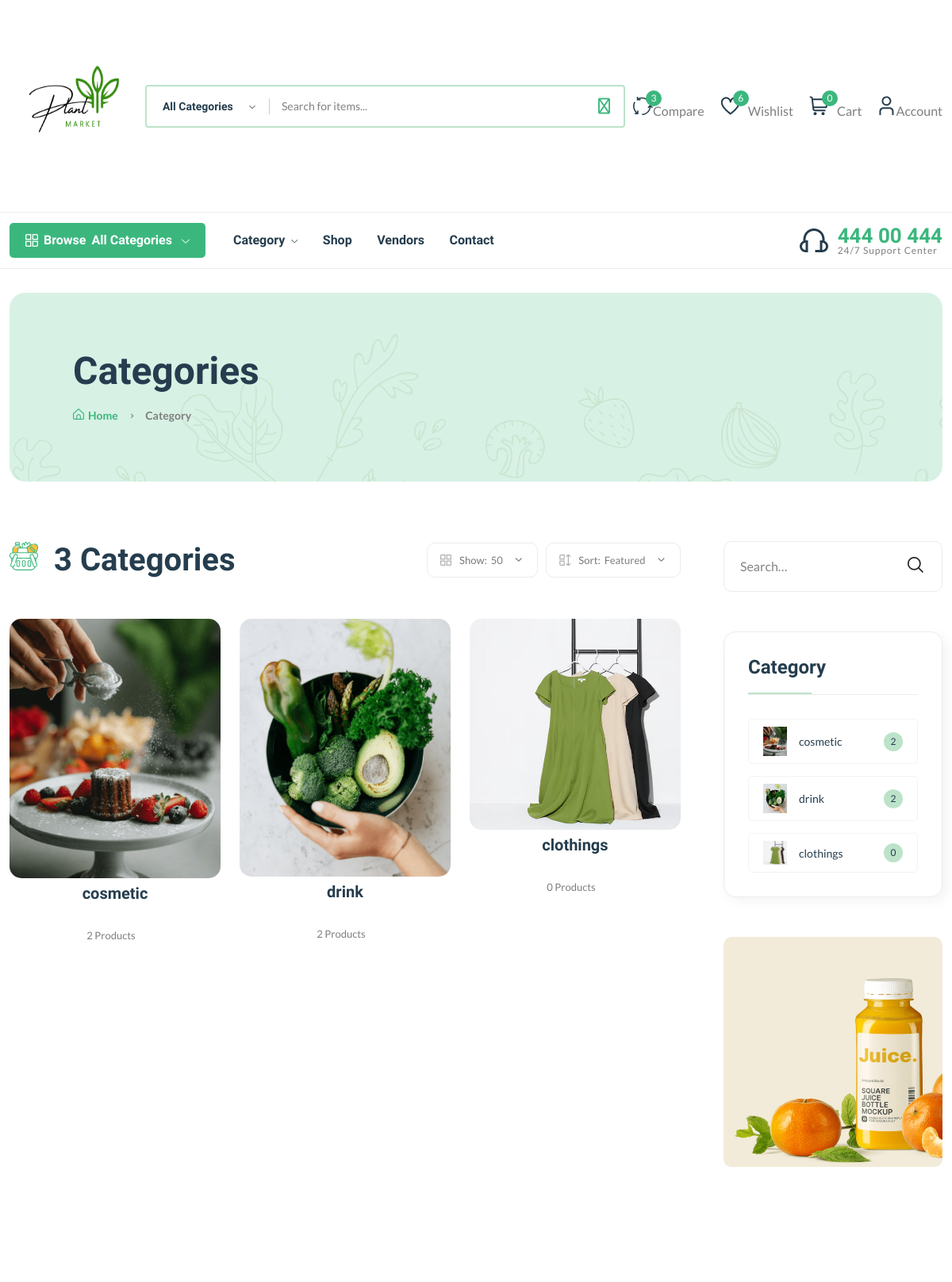
The app's page /category/ (upper part), older data.
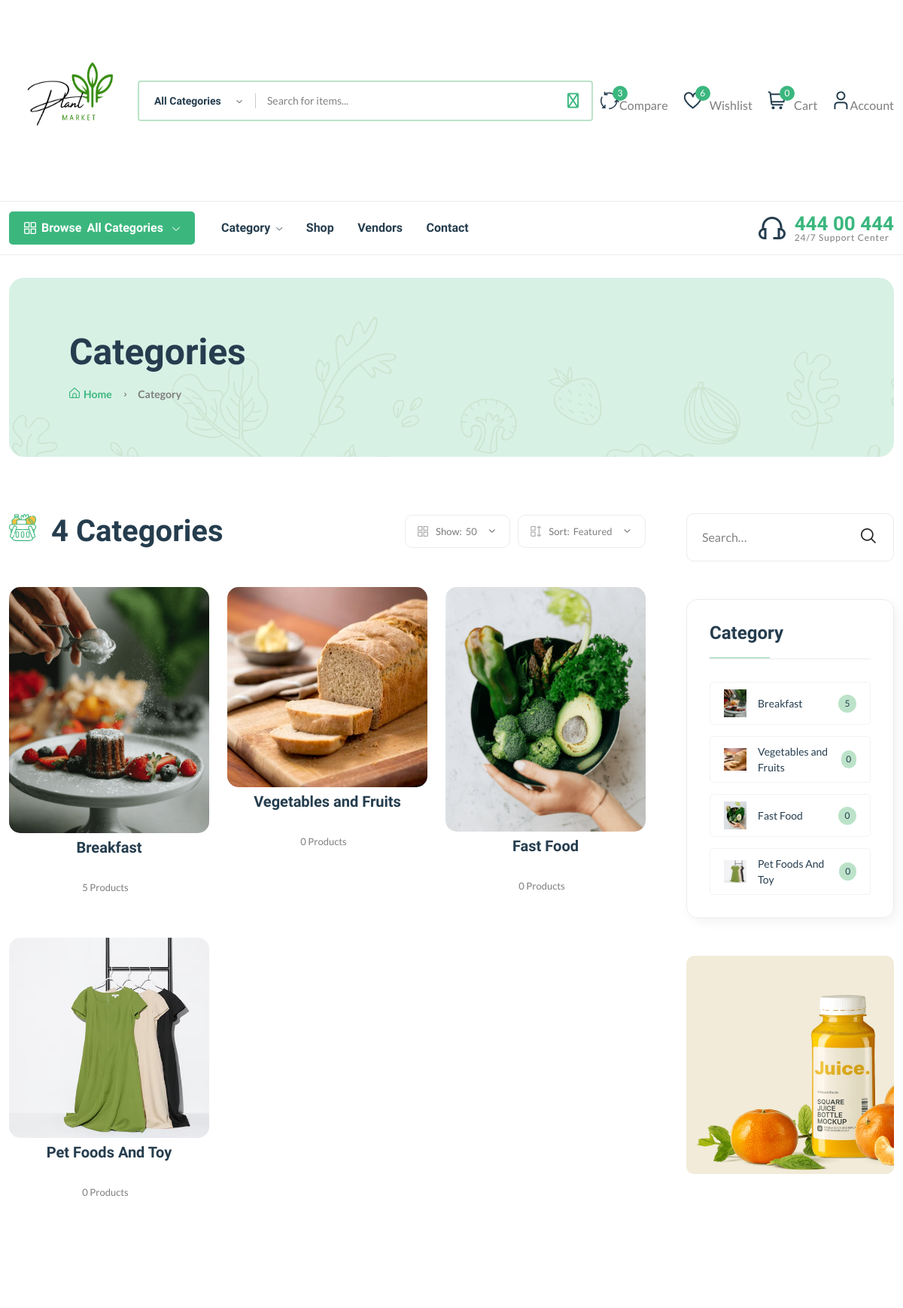
The same page, newer data.
### core/models.py (models this page shows, shortened)
class Category(models.Model):
    cid = ShortUUIDField(unique=True, length=10, max_length=20, prefix="cat", alphabet="abcdefgh12345")
    title = models.CharField(max_length=100, default="Food")
    image = models.ImageField(upload_to="category", default="category.jpg")
    class Meta:
        verbose_name_plural = "Categories"

### core/views.py (the view)
# urls.py: path("category/", category_list_view, name="category-list"),
def category_list_view(request):
    categories = Category.objects.all().annotate(product_count= Count("category"))
    context = {
        "categories": categories
    }
    return render(request,'core/category-list.html',context)

### core/context_processor.py (called while the page is built)
def default(request):
    categories = Category.objects.all()
    vendors = Vendor.objects.all()
    min_max_price = Product.objects.aggregate(Min("price"), Max("price"))
    try:
        address = Address.objects.get(user=request.user)
    except:
        address = None
    return {
        'categories':categories,
        'address':address,
        'vendors':vendors,
        'min_max_price':min_max_price,
    }

### templates/core/category-list.html (shortened to what the changed rows need)
{% extends 'partials/base.html' %}
{% load static %}
{% block content %}
    <main class="main">
        <div class="page-header mt-30 mb-75">
            <div class="container">
                <div class="archive-header">
                    <div class="row align-items-center">
                        <div class="col-xl-3">
                            <h1 class="mb-15">Categories</h1>
                        </div>
                    </div>
                </div>
            </div>
        </div>
        <div class="page-content mb-50">
            <div class="container">
                <div class="row">
                    <div class="col-lg-9">
                        <div class="shop-product-fillter mb-50 pr-30">
                            <div class="totall-product">
                                <h2>
                                    <img class="w-36px mr-10" src="assets/imgs/theme/icons/category-1.svg" alt="" />
                                    {{categories.count}} Categories
                                </h2>
                            </div>
                        </div>
                        <div class="loop-grid pr-30">
                            <div class="row">
                                {% for c in categories %}
                                <article class="col-xl-4 col-lg-6 col-md-6 text-center hover-up mb-30 animated">
                                    <div class="post-thumb">
                                        <a href="{% url 'core:category-product-list' c.cid %}">
                                            <img class="border-radius-15" src="{{c.image.url}}" alt="" />
                                            <h5>{{c.title}}</h5>
                                        </a>
                                    </div>
                                    <div class="entry-content-2">
                                        <div class="entry-meta font-xs color-grey mt-10 pb-10">
                                            <div>
                                                <span class="hit-count mr-10"> {{c.category.count}}  Product{{c.category.count|pluralize}}</span>
                                            </div>
                                        </div>
                                    </div>
                                </article>
                                {% endfor %}
                            </div>
                        </div>
                    </div>
                    <div class="col-lg-3 primary-sidebar sticky-sidebar">
                        <div class="widget-area">
                            <div class="sidebar-widget widget-category-2 mb-50">
                                <ul>
                                {% for c in categories %}
                                    <li>
                                        <a href="{% url 'core:category-product-list' c.cid %}"> <img src="{{c.image.url}}" alt="" />{{c.title}}</a><span class="count">{{c.category.count}}</span>
                                    </li>
                                {% endfor %}
                                </ul>
                            </div>
                        </div>
                    </div>
                </div>
            </div>
        </div>
    </main>
    {% endblock content %}

Row changes from the older to the newer data that the page shows:
changed Category: title "cosmetic" → "Breakfast"; category.count "2" → "5"
added Category: image (picture), title "Vegetables and Fruits", category.count "0"
changed Category: title "drink" → "Fast Food"; category.count "2" → "0"
changed Category: title "clothings" → "Pet Foods And Toy"
Text that changed along with them:
{{ categories.count }}: "3" → "4"
